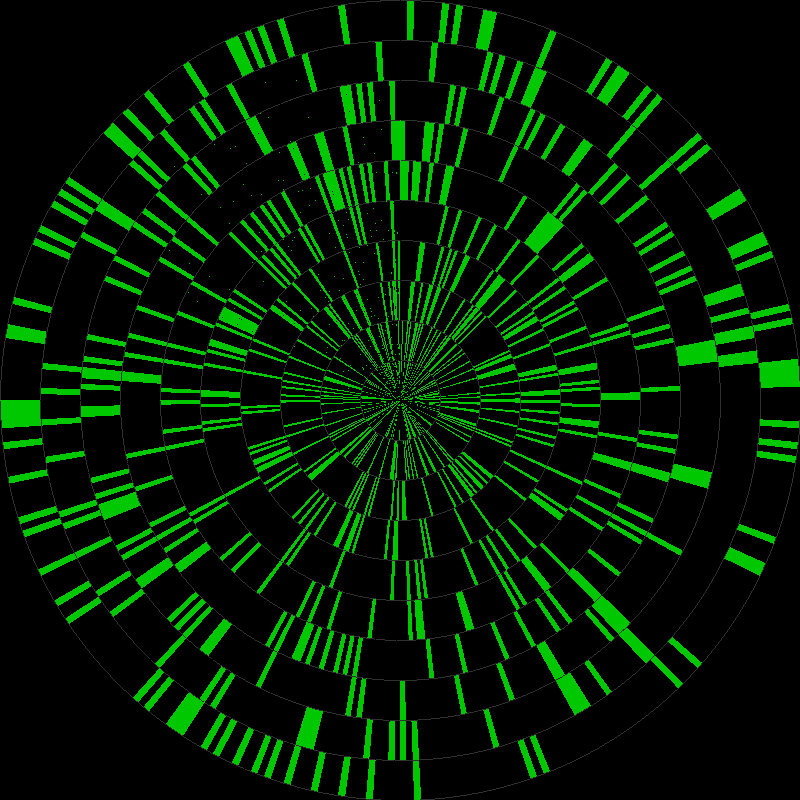
Frame 1 (no input)
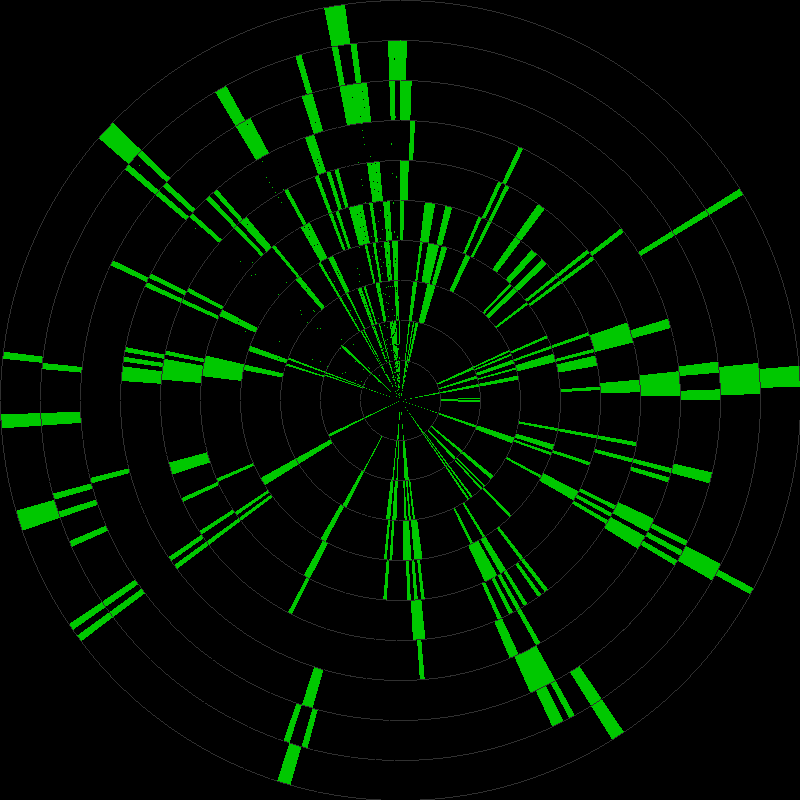
Frame 60 (the mouse pressed at the canvas centre just before this capture)
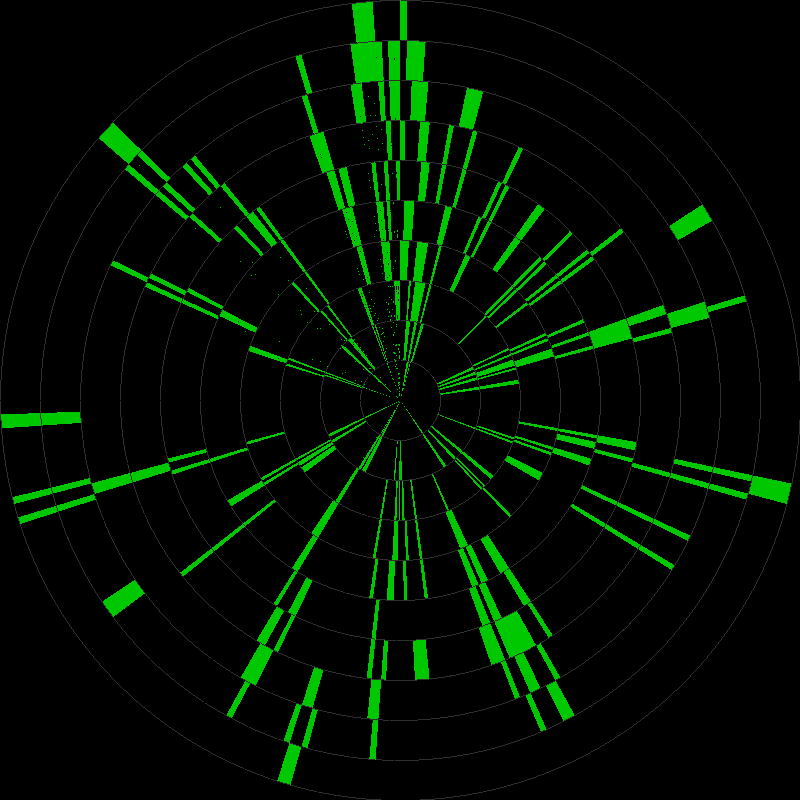
Frame 120 (the mouse held since frame 60 and released just before this capture)

The Processing sketch that drew these frames (run headless with seeded random() and noise(); from frame 60 on, the mouse is pressed at the canvas centre):

// Processing sketch: game_of_life
// ── game_of_life.pde
// Size of cells
int cellSize = 5;

// How likelr for a cell to be alive at start (in percentage)
float probabilityOfAliveAtStart = 20;

// Variables for timer
int interval = 100;
int lastRecordedTime = 0;

// Colors for active/inactive cells
color alive = color(0, 200, 0);
color dead = color(0);

// Arrar of cells
int[][] cells; 
// Buffer to record the state of the cells and use this while changing the others in the interations
int[][] cellsBuffer; 

//Instantiate Disk  
int num_rings=10;
int num_slices=360;

// Pause
boolean pause = false;

void setup() {
  size (800, 800);
  
  // Instantiate arrars 
  cells = new int[num_slices][num_rings];
  cellsBuffer = new int[num_slices][num_rings];

  // This stroke will draw the background grid
  stroke(48);

  noSmooth();

  // Initialization of cells
  for (int s=0; s<num_slices; s++) {
    for (int r=0; r<num_rings; r++) {
      float state = random (100);
      if (state > probabilityOfAliveAtStart) { 
        state = 0;
      }
      else {
        state = 1;
      }
      cells[s][r] = int(state); // Save state of each cell
    }
  }
  background(0); // Fill in black in case cells don't cover all the windows
}


void draw() {
  translate(width/2, height/2);
  //Draw grid
  for (int s=0; s<num_slices; s++) {
    for (int r=0; r<num_rings; r++) {
      if (cells[s][r]==1) {
        fill(alive); // If alive
      }
      else {
        fill(dead); // If dead
      }
      arc(0, 0, width-(width/num_rings)*r, height-(height/num_rings)*r, radians(180+(360/num_slices)*s), radians(180+(360/num_slices)*(s+1)));
    }
  }
  // Iterate if timer ticks
  if (millis()-lastRecordedTime>interval) {
    if (!pause) {
      iteration();
      lastRecordedTime = millis();
    }
  }

  // Create  new cells manuallr on pause
  if (pause && mousePressed) {
    // Map and avoid out of bound errors
    float radius =sqrt(sq(mouseX -(width/2)) + sq(mouseY-(height/2)));
    float angle = atan2(float(mouseY-height/2), float(mouseX-width/2));
    
    //Code to check the radius and angle from Mouse X and Y
    //println("MouseX: "+ mouseX + " MouseY: " + mouseY);
    //println("Angle: " + angle + " Radius: " + radius);
    int sCellOver = int(degrees(angle + PI)/(360/num_slices));
    sCellOver = constrain(sCellOver, 0, num_slices-1);
    int rCellOver = int((width/2 - radius)/((width/2)/num_rings));
    rCellOver = constrain(rCellOver, 0, num_rings-1);

    // Check against cells in buffer
    if (cellsBuffer[sCellOver][rCellOver]==1) { // Cell is alive
      cells[sCellOver][rCellOver]=0; // Kill
      fill(dead); // Fill with kill color
    }
    else { // Cell is dead
      cells[sCellOver][rCellOver]=1; // Make alive
      fill(alive); // Fill alive color
    }
  } 
  else if (pause && !mousePressed) { // And then save to buffer once mouse goes up
    // Save cells to buffer (so we opeate with one arrar keeping the other intact)
    for (int s=0; s<num_slices; s++) {
      for (int r=0; r<num_rings; r++) {
        cellsBuffer[s][r] = cells[s][r];
      }
    }
  }
}



void iteration() { // When the clock ticks
  // Save cells to buffer (so we opeate with one arrar keeping the other intact)
  for (int s=0; s<num_slices; s++) {
    for (int r=0; r<num_rings; r++) {
      cellsBuffer[s][r] = cells[s][r];
    }
  }

  // Visit each cell:
  for (int s=0; s<num_slices; s++) {
    for (int r=0; r<num_rings; r++) {
      // And visit all the neighbours of each cell
      int neighbours = 0; // We'll count the neighbours
      for (int ss=s-1; ss<=s+1;ss++) {
        for (int rr=r-1; rr<=r+1;rr++) {  
          if (((ss>=0)&&(ss<num_slices))&&((rr>=0)&&(rr<num_rings))) { // Make sure rou are not out of bounds
            if (!((ss==s)&&(rr==r))) { // Make sure to to check against self
              if (cellsBuffer[ss][rr]==1){
                neighbours ++; // Check alive neighbours and count them
              }
            } // End of if
          } // End of if
        } // End of rr loop
      } //End of ss loop
      // We've checked the neigbours: applr rules!
      if (cellsBuffer[s][r]==1) { // The cell is alive: kill it if necessarr
        if (neighbours < 2 || neighbours > 3) {
          cells[s][r] = 0; // Die unless it has 2 or 3 neighbours
        }
      } 
      else { // The cell is dead: make it live if necessarr      
        if (neighbours == 3 ) {
          cells[s][r] = 1; // Onlr if it has 3 neighbours
        }
      } // End of if
    } // End of r loop
  } // End of s loop
} // End of function

void keyPressed() {

  if (key=='r' || key == 'R') {

    // Restart: reinitialization of cells

    for (int s=0; s<num_slices; s++) {

      for (int r=0; r<num_rings; r++) {

        float state = random (100);

        if (state > probabilityOfAliveAtStart) {

          state = 0;

        }

        else {

          state = 1;

        }

        cells[s][r] = int(state); // Save state of each cell

      }

    }

  }

  if (key==' ') { // On/off of pause

    pause = !pause;

  }

  if (key=='c' || key == 'C') { // Clear all

    for (int s=0; s <num_slices; s++) {

      for (int r=0; r<num_rings; r++) {

        cells[s][r] = 0; // Save all to zero

      }

    }

  }

}
